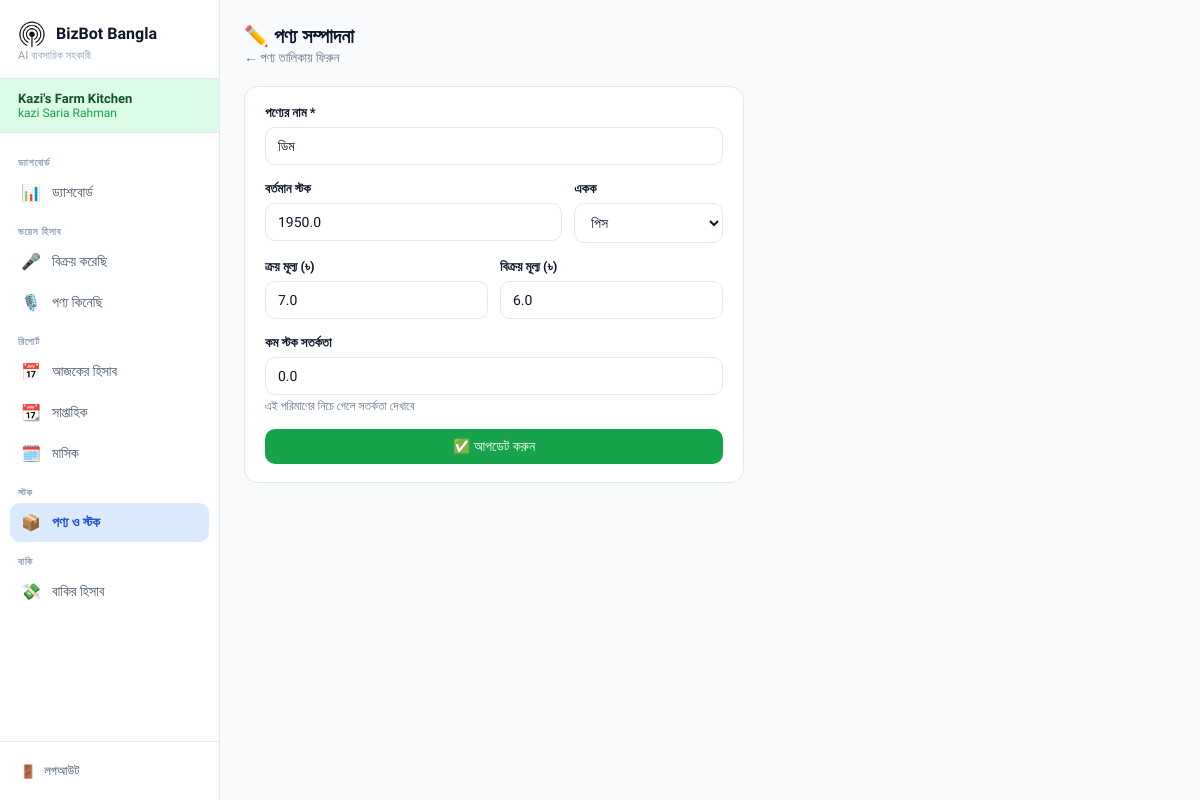
Screenshot of /inventory/edit/11/ (signed in) with the database file from the repository.
### core/models.py (models this page shows, shortened)
class Shop(models.Model):
    user = models.OneToOneField(User, on_delete=models.CASCADE)
    shop_name = models.CharField(max_length=200)
    owner_name = models.CharField(max_length=200)
    phone = models.CharField(max_length=20, blank=True)
    created_at = models.DateTimeField(auto_now_add=True)

class Product(models.Model):
    shop = models.ForeignKey(Shop, on_delete=models.CASCADE, related_name='products')
    name = models.CharField(max_length=200)
    stock = models.FloatField(default=0)
    unit = models.CharField(max_length=50, default='পিস')
    buy_price = models.FloatField(default=0)
    sell_price = models.FloatField(default=0)
    low_stock_alert = models.FloatField(default=0)

### core/views.py (the view, shortened to what this page needs)
# urls.py: path('inventory/edit/<int:pk>/', views.edit_product, name='edit_product'),
@login_required
def edit_product(request, pk):
    shop = get_object_or_404(Shop, user=request.user)
    p = get_object_or_404(Product, pk=pk, shop=shop)
    return render(request,'core/edit_product.html',{'shop':shop,'product':p})

### templates/core/edit_product.html (shortened to what this page needs)
{% extends 'base.html' %}
{% block content %}
<div class="page-header">
  <h1>✏️ পণ্য সম্পাদনা</h1>
  <p><a href="{% url 'inventory' %}" style="color:#64748b;text-decoration:none">← পণ্য তালিকায় ফিরুন</a></p>
</div>
<div style="max-width:500px">
<div class="card card-pad">
  <form method="post">
    <div class="form-group">
      <label>পণ্যের নাম *</label>
      <input type="text" name="name" class="form-control" value="{{ product.name }}" required>
    </div>
    <div style="display:grid;grid-template-columns:2fr 1fr;gap:12px">
      <div class="form-group">
        <label>বর্তমান স্টক</label>
        <input type="number" name="stock" class="form-control" value="{{ product.stock }}" min="0" step="0.01">
      </div>
      <div class="form-group">
        <label>একক</label>
        <select name="unit" class="form-select">
          <option value="পিস" {% if product.unit == "পিস" %}selected{% endif %}>পিস</option>
        </select>
      </div>
    </div>
    <div style="display:grid;grid-template-columns:1fr 1fr;gap:12px">
      <div class="form-group">
        <label>ক্রয় মূল্য (৳)</label>
        <input type="number" name="buy_price" class="form-control" value="{{ product.buy_price }}" min="0" step="0.01">
      </div>
      <div class="form-group">
        <label>বিক্রয় মূল্য (৳)</label>
        <input type="number" name="sell_price" class="form-control" value="{{ product.sell_price }}" min="0" step="0.01">
      </div>
    </div>
    <div class="form-group">
      <label>কম স্টক সতর্কতা</label>
      <input type="number" name="low_stock_alert" class="form-control" value="{{ product.low_stock_alert }}" min="0">
      <div style="font-size:12px;color:#64748b;margin-top:4px">এই পরিমাণের নিচে গেলে সতর্কতা দেখাবে</div>
    </div>
    <button type="submit" class="btn btn-green" style="width:100%;justify-content:center">✅ আপডেট করুন</button>
  </form>
</div>
</div>
{% endblock %}

### templates/base.html (shortened to what this page needs)
<!DOCTYPE html>
<html lang="bn">
<head>
{% load static %}
</head>
<body>
{% if user.is_authenticated %}
{% with shop=request.user.shop %}
<div class="sidebar">
  <div class="sidebar-logo">
    <div class="brand">
      <img class="logo-icon" alt="BizBot logo" src="{% static 'logo.png' %}">
      <h2>BizBot Bangla</h2>
    </div>
    <p>AI ব্যবসায়িক সহকারী</p>
  </div>
  <div class="sidebar-shop">
    <div class="shop-name">{{ shop.shop_name }}</div>
    <div class="owner">{{ shop.owner_name }}</div>
  </div>
  <nav>
    <div class="nav-section">ড্যাশবোর্ড</div>
    <a href="{% url 'dashboard' %}"
       class="{% if request.resolver_match.url_name == 'dashboard' %}active{% endif %}">
      <span class="icon">📊</span> ড্যাশবোর্ড
    </a>
    <div class="nav-section">ভয়েস হিসাব</div>
    <a href="{% url 'voice_sell' %}"
       class="{% if request.resolver_match.url_name == 'voice_sell' %}active-sell{% endif %}">
      <span class="icon">🎤</span> বিক্রয় করেছি
    </a>
    <a href="{% url 'voice_buy' %}"
       class="{% if request.resolver_match.url_name == 'voice_buy' %}active-buy{% endif %}">
      <span class="icon">🎙️</span> পণ্য কিনেছি
    </a>
    <div class="nav-section">রিপোর্ট</div>
    <a href="{% url 'records' %}?period=daily"
       class="{% if request.resolver_match.url_name == 'records' and request.GET.period == 'daily' or request.resolver_match.url_name == 'records' and not request.GET.period %}active{% endif %}">
      <span class="icon">📅</span> আজকের হিসাব
    </a>
    <a href="{% url 'records' %}?period=weekly"
       class="{% if request.resolver_match.url_name == 'records' and request.GET.period == 'weekly' %}active{% endif %}">
      <span class="icon">📆</span> সাপ্তাহিক
    </a>
    <a href="{% url 'records' %}?period=monthly"
       class="{% if request.resolver_match.url_name == 'records' and request.GET.period == 'monthly' %}active{% endif %}">
      <span class="icon">🗓️</span> মাসিক
    </a>
    <div class="nav-section">স্টক</div>
    <a href="{% url 'inventory' %}"
       class="{% if 'inventory' in request.resolver_match.url_name or 'product' in request.resolver_match.url_name %}active{% endif %}">
      <span class="icon">📦</span> পণ্য ও স্টক
    </a>
    <div class="nav-section">বাকি</div>
    <a href="{% url 'baki_list' %}"
       class="{% if 'baki' in request.resolver_match.url_name %}active-baki{% endif %}">
      <span class="icon">💸</span> বাকির হিসাব
    </a>
  </nav>
  <div class="sidebar-bottom">
    <a href="{% url 'logout' %}"><span>🚪</span> লগআউট</a>
  </div>
</div>
{% endwith %}
{% endif %}
<div class="{% if user.is_authenticated %}main{% endif %}">
  {% block content %}{% endblock %}
</div>
</body>
</html>

### templates/base.html (style rules this page uses)
:root { --green: #16a34a; --green-light: #dcfce7; --green-dark: #14532d; --orange: #ea580c; --orange-light: #fff7ed; --orange-dark: #7c2d12; --blue: #1d4ed8; --blue-light: #dbeafe; --purple: #7c3aed; --purple-light: #ede9fe; --bg: #f8fafc; --card: #ffffff; --border: #e2e8f0; --text: #0f172a; --text2: #475569; --text3: #94a3b8; --radius: 14px; --shadow: 0 2px 12px rgba(0,0,0,0.07); }
* { margin:0; padding:0; box-sizing:border-box; font-family:'Hind Siliguri',sans-serif; }
body { background:var(--bg); color:var(--text); min-height:100vh; }
.sidebar { position:fixed; top:0; left:0; width:220px; height:100vh; background:#fff; border-right:1px solid var(--border); display:flex; flex-direction:column; z-index:50; }
.sidebar-logo { padding:20px 18px 16px; border-bottom:1px solid var(--border); }
.sidebar-logo .brand { display:flex; align-items:center; gap:10px; }
.sidebar-logo .logo-icon { width:28px; height:28px; display:block; object-fit:contain; flex:0 0 auto; }
.sidebar-logo h2 { font-size:16px; font-weight:700; color:var(--text); line-height:1.1; }
.sidebar-logo p { font-size:11px; color:var(--text3); margin-top:1px; }
.sidebar-shop { padding:12px 18px; background:var(--green-light); border-bottom:1px solid var(--border); font-size:12px; }
.sidebar-shop .shop-name { font-weight:600; color:var(--green-dark); font-size:13px; }
.sidebar-shop .owner { color:var(--green); }
nav { flex:1; padding:10px 10px; overflow-y:auto; }
.nav-section { font-size:10px; font-weight:600; color:var(--text3); text-transform:uppercase; letter-spacing:.8px; padding:8px 8px 4px; margin-top:6px; }
nav a { display:flex; align-items:center; gap:10px; padding:10px 10px; border-radius:10px; color:var(--text2); text-decoration:none; font-size:14px; transition:all .15s; margin-bottom:2px; }
nav a.active { background:var(--blue-light); color:var(--blue); font-weight:600; }
nav a .icon { font-size:16px; width:22px; text-align:center; }
.sidebar-bottom { padding:12px 10px; border-top:1px solid var(--border); }
.sidebar-bottom a { display:flex; align-items:center; gap:8px; padding:9px 10px; border-radius:10px; color:var(--text2); text-decoration:none; font-size:13px; }
.main { margin-left:220px; padding:24px; }
.page-header { margin-bottom:20px; }
.page-header h1 { font-size:20px; font-weight:700; color:var(--text); }
.page-header p { font-size:13px; color:var(--text2); margin-top:2px; }
.card { background:var(--card); border-radius:var(--radius); border:1px solid var(--border); }
.card-pad { padding:18px 20px; }
.btn { display:inline-flex; align-items:center; gap:6px; padding:9px 16px; border-radius:10px; font-size:14px; font-weight:500; cursor:pointer; border:none; transition:all .15s; text-decoration:none; font-family:'Hind Siliguri',sans-serif; }
.btn-green { background:var(--green); color:white; }
.form-group { margin-bottom:16px; }
.form-group label { display:block; font-size:13px; font-weight:600; color:var(--text); margin-bottom:6px; }
.form-control, .form-select { width:100%; padding:10px 12px; border:1.5px solid var(--border); border-radius:10px; font-size:14px; color:var(--text); background:white; font-family:'Hind Siliguri',sans-serif; transition:border .15s; }

### rows the page displays
Shop: shop_name "Kazi's Farm Kitchen", owner_name "kazi Saria Rahman"
Product: name "ডিম", stock "1950.0", unit "পিস", buy_price "7.0", sell_price "6.0", low_stock_alert "0.0"
